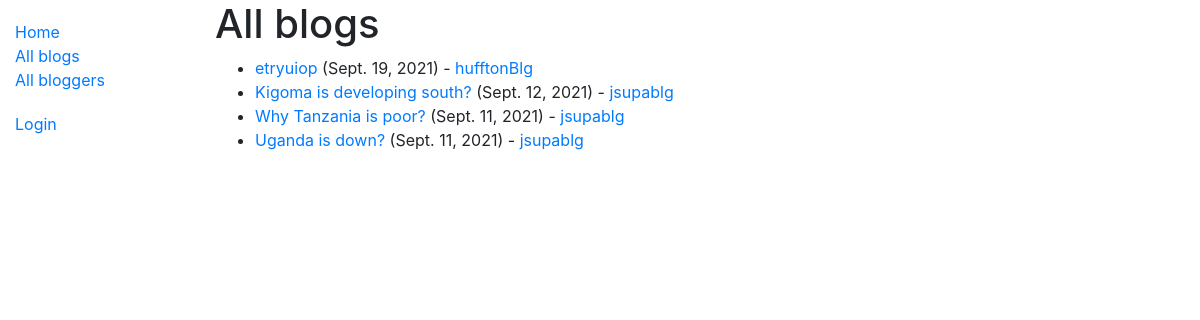
/blog/blogs/, run on the app's committed database.
### blog/models.py (models this page shows, shortened)
class Blog(models.Model):
    name = models.CharField(max_length=200)
    blogger = models.ForeignKey('Blogger', on_delete=models.SET_NULL, null=True)
    description = models.TextField(max_length=1000, help_text='Enter you blog text here.')
    post_date = models.DateField(default=date.today)
    class Meta:
        ordering = ['-post_date']
        permissions = (("can_add_and_update_and_delete_blog", "View blogs as blogger"),)
    def get_absolute_url(self):
        return reverse('blog-detail', args=[str(self.id)])

class Blogger(models.Model):
    author = models.ForeignKey(User, on_delete=models.SET_NULL, null=True)
    bio = models.TextField(max_length=500, help_text='Enter your bio details here.')
    class Meta:
        ordering = ['author']
    def display_shor_bio_description(self):
        """Create a string for the bio. This is required to display the first 100 words of blogger biography in the admin interface."""
        if len(self.bio) > 100:
            self.bio = self.bio[:100]
            return self.bio + ' ...'
        return self.bio
    display_shor_bio_description.short_description = 'Bio'
    def get_absolute_url(self):
        return reverse('blogger-detail', args=[str(self.id)])
    def __str__(self):
        return f'{self.author}'

### blog/views.py (the view)
# urls.py: path('blogs/', views.BlogListView.as_view(), name='blogs'),
class BlogListView(generic.ListView):
    model = Blog
    paginate_by = 5

### blog/templates/blog/blog_list.html (shortened to what this page needs)
{% extends "base_generic.html" %}
{% block content %}
  <h1>All blogs</h1>
  {% if blog_list %}
  <ul>
    {% for blog in blog_list %}
      <li>
        <a href="{{ blog.get_absolute_url }}">{{ blog.name }}</a> ({{ blog.post_date }}) - <a href="{{ blog.blogger.get_absolute_url }}">{{blog.blogger}}</a>
      </li>
    {% endfor %}
  </ul>
  {% else %}
    <p>There is no blogs.</p>
  {% endif %}
{% endblock %}

### data on the page
Blog: name "etryuiop", post_date "Sept. 19, 2021", blogger "hufftonBlg"
Blog: name "Kigoma is developing south?", post_date "Sept. 12, 2021", blogger "jsupablg"
Blog: name "Why Tanzania is poor?", post_date "Sept. 11, 2021", blogger "jsupablg"
Blog: name "Uganda is down?", post_date "Sept. 11, 2021", blogger "jsupablg"
